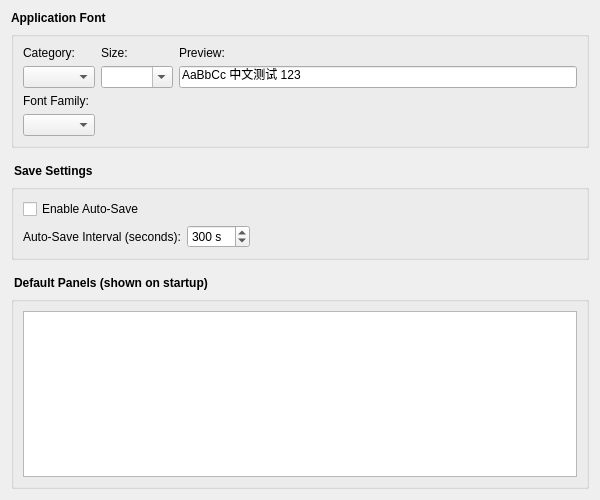
<?xml version="1.0" encoding="UTF-8"?>
<ui version="4.0">
 <class>GeneralSettingsPage</class>
 <widget class="QWidget" name="GeneralSettingsPage">
  <property name="geometry">
   <rect>
    <x>0</x>
    <y>0</y>
    <width>600</width>
    <height>500</height>
   </rect>
  </property>
  <layout class="QVBoxLayout" name="verticalLayout">
   <property name="spacing">
    <number>6</number>
   </property>
   <item>
    <widget class="QLabel" name="lblFontSection">
     <property name="styleSheet">
      <string notr="true">font-weight: bold; font-size: 12px;</string>
     </property>
     <property name="text">
      <string>Application Font</string>
     </property>
    </widget>
   </item>
   <item>
    <widget class="QGroupBox" name="groupFont">
     <property name="title">
      <string/>
     </property>
     <layout class="QHBoxLayout" name="layoutFont">
      <item>
       <layout class="QVBoxLayout" name="fontCategoryFamilyLayout">
        <item>
         <widget class="QLabel" name="lblFontCategory">
          <property name="text">
           <string>Category:</string>
          </property>
         </widget>
        </item>
        <item>
         <widget class="QComboBox" name="cmbFontCategory"/>
        </item>
        <item>
         <widget class="QLabel" name="lblFontFamily">
          <property name="text">
           <string>Font Family:</string>
          </property>
         </widget>
        </item>
        <item>
         <widget class="QComboBox" name="cmbFontFamily"/>
        </item>
       </layout>
      </item>
      <item>
       <layout class="QVBoxLayout" name="fontSizeLayout">
        <item>
         <widget class="QLabel" name="lblFontSize">
          <property name="text">
           <string>Size:</string>
          </property>
         </widget>
        </item>
        <item>
         <widget class="QComboBox" name="cmbFontSize">
          <property name="editable">
           <bool>true</bool>
          </property>
         </widget>
        </item>
        <item>
         <spacer name="verticalSpacer_2">
          <property name="orientation">
           <enum>Qt::Vertical</enum>
          </property>
          <property name="sizeHint" stdset="0">
           <size>
            <width>20</width>
            <height>40</height>
           </size>
          </property>
         </spacer>
        </item>
       </layout>
      </item>
      <item>
       <layout class="QVBoxLayout" name="fontPreviewLayout">
        <item>
         <widget class="QLabel" name="lblPreview">
          <property name="text">
           <string>Preview:</string>
          </property>
         </widget>
        </item>
        <item>
         <widget class="QLineEdit" name="txtFontPreview">
          <property name="text">
           <string>AaBbCc 中文测试 123</string>
          </property>
          <property name="readOnly">
           <bool>true</bool>
          </property>
         </widget>
        </item>
        <item>
         <spacer name="verticalSpacer_3">
          <property name="orientation">
           <enum>Qt::Vertical</enum>
          </property>
          <property name="sizeHint" stdset="0">
           <size>
            <width>20</width>
            <height>40</height>
           </size>
          </property>
         </spacer>
        </item>
       </layout>
      </item>
     </layout>
    </widget>
   </item>
   <item>
    <widget class="QLabel" name="lblSaveSection">
     <property name="styleSheet">
      <string notr="true">font-weight: bold; font-size: 12px; margin-top: 10px;</string>
     </property>
     <property name="text">
      <string>Save Settings</string>
     </property>
    </widget>
   </item>
   <item>
    <widget class="QGroupBox" name="groupSave">
     <property name="title">
      <string/>
     </property>
     <layout class="QVBoxLayout" name="saveLayout">
      <item>
       <widget class="QCheckBox" name="chkAutoSave">
        <property name="text">
         <string>Enable Auto-Save</string>
        </property>
       </widget>
      </item>
      <item>
       <layout class="QHBoxLayout" name="saveIntervalLayout">
        <item>
         <widget class="QLabel" name="lblAutoSaveInterval">
          <property name="text">
           <string>Auto-Save Interval (seconds):</string>
          </property>
         </widget>
        </item>
        <item>
         <widget class="QSpinBox" name="spinAutoSaveInterval">
          <property name="suffix">
           <string> s</string>
          </property>
          <property name="minimum">
           <number>30</number>
          </property>
          <property name="maximum">
           <number>3600</number>
          </property>
          <property name="value">
           <number>300</number>
          </property>
         </widget>
        </item>
        <item>
         <spacer name="saveIntervalSpacer">
          <property name="orientation">
           <enum>Qt::Horizontal</enum>
          </property>
          <property name="sizeHint" stdset="0">
           <size>
            <width>0</width>
            <height>0</height>
           </size>
          </property>
         </spacer>
        </item>
       </layout>
      </item>
     </layout>
    </widget>
   </item>
   <item>
    <widget class="QLabel" name="lblPanelSection">
     <property name="styleSheet">
      <string notr="true">font-weight: bold; font-size: 12px; margin-top: 10px;</string>
     </property>
     <property name="text">
      <string>Default Panels (shown on startup)</string>
     </property>
    </widget>
   </item>
   <item>
    <widget class="QGroupBox" name="groupPanels">
     <property name="title">
      <string/>
     </property>
     <layout class="QVBoxLayout" name="panelLayout">
      <item>
       <widget class="QListWidget" name="listPanels">
        <property name="selectionMode">
         <enum>QAbstractItemView::MultiSelection</enum>
        </property>
       </widget>
      </item>
     </layout>
    </widget>
   </item>
   <item>
    <spacer name="verticalSpacer">
     <property name="orientation">
      <enum>Qt::Vertical</enum>
     </property>
     <property name="sizeHint" stdset="0">
      <size>
       <width>0</width>
       <height>0</height>
      </size>
     </property>
    </spacer>
   </item>
  </layout>
 </widget>
 <resources/>
 <connections/>
</ui>
